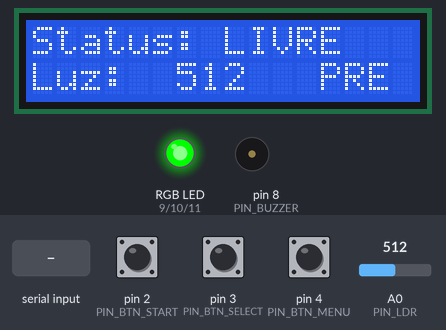
Simulated run of this sketch. Board: Arduino Uno, built with avr-gcc and run on an emulated ATmega328P. Shown: 16×2 character LCD, an RGB LED mixed from three pins (HIGH = lit), buzzer (waves = sounding). Dashed ring = blinking. The test bench sets the inputs (shaded band); at power-on: pin 3 (PIN_BTN_SELECT) HIGH, pin 4 (PIN_BTN_MENU) HIGH, pin 2 (PIN_BTN_START) HIGH, A0 (PIN_LDR) = 512. What the sketch prints to the serial monitor is not drawn.

Above: at 3.3 s.
3.4 s: pin 3 (PIN_BTN_SELECT) pulled LOW for 0.15 s
At 4.0 s:
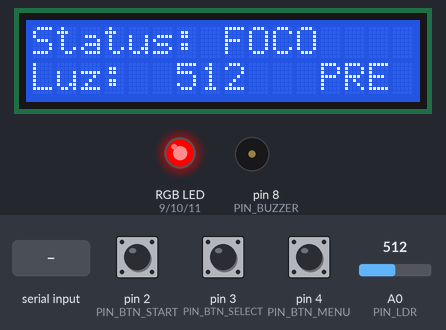
5.2 s: pin 4 (PIN_BTN_MENU) pulled LOW for 0.15 s
At 6.0 s:
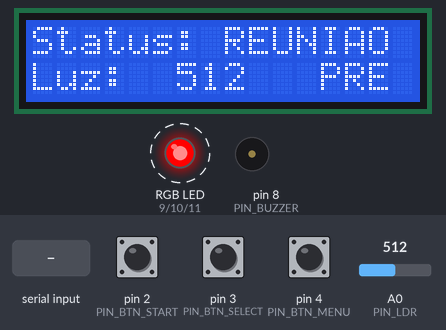
7.7 s: "CMD:OCUPADO\n" received over Serial
At 9.0 s:
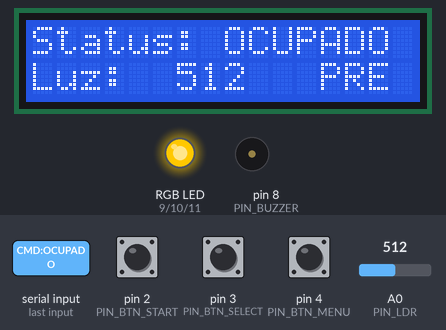
9.3 s: pin 2 (PIN_BTN_START) pulled LOW for 1 s
At 9.46 s:
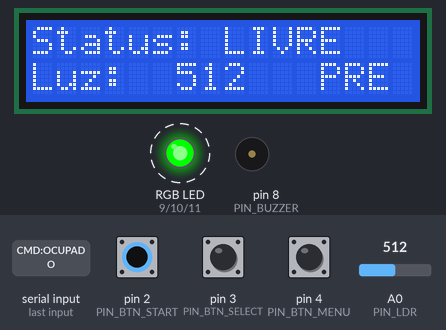
11.8 s: "CMD:REUNIAO\n" received over Serial
At 12.7 s:
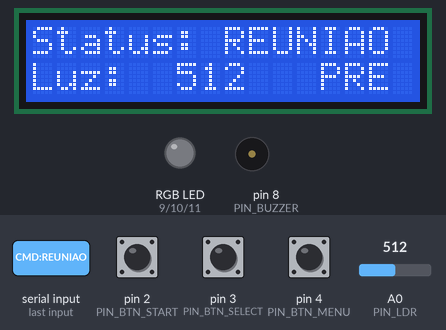
13.3 s: pin 3 (PIN_BTN_SELECT) pulled LOW for 1 s
At 13.37 s:
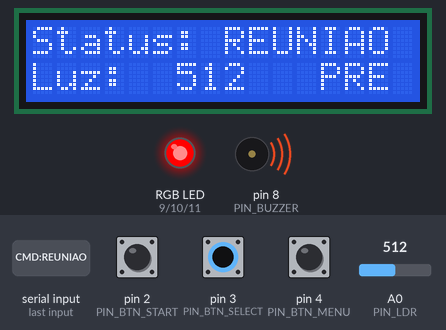
Timing chart, 0 to 16.3 s (numbered marks = the images above; inputs shaded):
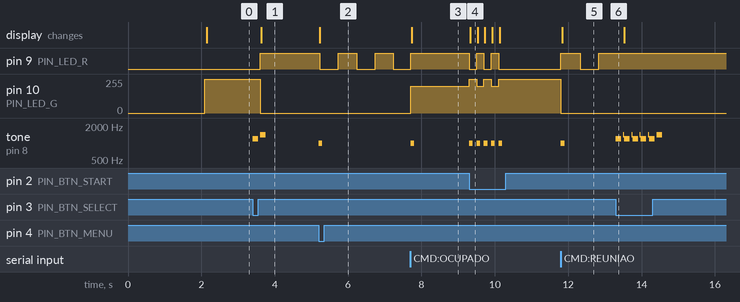

Measured:
- after the input at 3.4 s, pin 9 (PIN_LED_R): LOW → HIGH after 0.20 s; pin 10 (PIN_LED_G): 255/255 → 0/255 after 0.20 s; tone on pin 8 (PIN_BUZZER): silent → 1200 Hz at once, → silent 0.15 s later, → 1400 Hz 0.05 s later, → silent 0.15 s later; the display: changes after 0.23 s (image 1)
- after the input at 5.2 s, pin 9 (PIN_LED_R): alternates HIGH for 0.50 s and LOW for 0.50 s, starting at once; tone on pin 8 (PIN_BUZZER): silent → 1000 Hz at once, → silent 0.10 s later; the display: changes at once (image 2)
- after the input at 7.7 s, pin 9 (PIN_LED_R): goes on until 7.7 s, then stays HIGH; pin 10 (PIN_LED_G): 0/255 → 200/255 at once; tone on pin 8 (PIN_BUZZER): silent → 1000 Hz at once, → silent 0.10 s later; the display: changes at once (image 3)
- after the input at 9.3 s, pin 9 (PIN_LED_R): alternates HIGH for 0.20 s and LOW for 0.20 s, 5 changes in all, then stays LOW, starting at once; pin 10 (PIN_LED_G): alternates 255/255 for 0.20 s and 200/255 for 0.20 s, 5 changes in all, then stays 255/255, starting at once
- after the input at 11.8 s, pin 9 (PIN_LED_R): LOW → HIGH at once, → LOW 0.53 s later, → HIGH 0.50 s later; pin 10 (PIN_LED_G): 255/255 → 0/255 at once; tone on pin 8 (PIN_BUZZER): silent → 1000 Hz at once, → silent 0.10 s later; the display: changes at once (image 5)
- after the input at 13.3 s, pin 9 (PIN_LED_R): stops changing and stays HIGH; tone on pin 8 (PIN_BUZZER): plays 1200 Hz for 0.15 s, 1400 Hz for 0.03 s, 1200 Hz for 0.15 s, 1400 Hz for 0.03 s, 1200 Hz for 0.15 s, 1400 Hz for 0.03 s … (10 notes in this stretch), starting at once

The sketch:

workStatus.ino
```cpp
#include <Wire.h>
#include <LiquidCrystal_I2C.h>

// ========== PINOS ==========
const int PIN_LDR = A0;
const int PIN_LED_R = 9;
const int PIN_LED_G = 10;
const int PIN_LED_B = 11;
const int PIN_BUZZER = 8;
const int PIN_BTN_START = 2;
const int PIN_BTN_SELECT = 3;
const int PIN_BTN_MENU = 4;

// ========== LCD ==========
LiquidCrystal_I2C lcd(0x27, 16, 2); // Ajustar endereço se necessário (pode ser 0x3F)

// ========== ESTADOS ==========
enum Status {
  LIVRE = 0,
  OCUPADO = 1,
  FOCO = 2,
  REUNIAO = 3
};

Status estadoAtual = LIVRE;
const char* nomesEstados[] = {"LIVRE", "OCUPADO", "FOCO", "REUNIAO"};

// ========== VARIÁVEIS ==========
unsigned long ultimoEnvio = 0;
const unsigned long intervaloEnvio = 5000; // Envia status a cada 5s
unsigned long ultimaLeituraLDR = 0;
int valorLDR = 0;
bool estadoMudou = true;

// Debounce dos botões
unsigned long ultimoDebounceStart = 0;
unsigned long ultimoDebounceSelect = 0;
unsigned long ultimoDebounceMenu = 0;
const unsigned long debounceDelay = 200;

// ========== SETUP ==========
void setup() {
  Serial.begin(115200);

  // Configurar pinos
  pinMode(PIN_LED_R, OUTPUT);
  pinMode(PIN_LED_G, OUTPUT);
  pinMode(PIN_LED_B, OUTPUT);
  pinMode(PIN_BUZZER, OUTPUT);
  pinMode(PIN_BTN_START, INPUT_PULLUP);
  pinMode(PIN_BTN_SELECT, INPUT_PULLUP);
  pinMode(PIN_BTN_MENU, INPUT_PULLUP);
  pinMode(PIN_LDR, INPUT);

  // Inicializar LCD
  lcd.init();
  lcd.backlight();
  lcd.clear();
  lcd.setCursor(0, 0);
  lcd.print("WorkStatus Light");
  lcd.setCursor(0, 1);
  lcd.print("Iniciando...");

  delay(2000);
  atualizarLED();
  atualizarLCD();
}

// ========== LOOP ==========
void loop() {
  unsigned long agora = millis();

  // Ler botões com debounce
  if (digitalRead(PIN_BTN_START) == LOW && (agora - ultimoDebounceStart) > debounceDelay) {
    ultimoDebounceStart = agora;
    // Alterna entre LIVRE e OCUPADO
    if (estadoAtual == LIVRE) {
      estadoAtual = OCUPADO;
    } else if (estadoAtual == OCUPADO) {
      estadoAtual = LIVRE;
    } else {
      estadoAtual = LIVRE; // Volta para livre se estava em outro estado
    }
    estadoMudou = true;
    beepSimples();
  }

  if (digitalRead(PIN_BTN_SELECT) == LOW && (agora - ultimoDebounceSelect) > debounceDelay) {
    ultimoDebounceSelect = agora;
    estadoAtual = FOCO;
    estadoMudou = true;
    beepFoco();
  }

  if (digitalRead(PIN_BTN_MENU) == LOW && (agora - ultimoDebounceMenu) > debounceDelay) {
    ultimoDebounceMenu = agora;
    estadoAtual = REUNIAO;
    estadoMudou = true;
    beepSimples();
  }

  // Ler LDR periodicamente
  if (agora - ultimaLeituraLDR > 1000) {
    valorLDR = analogRead(PIN_LDR);
    ultimaLeituraLDR = agora;
  }

  // Atualizar interface se mudou
  if (estadoMudou) {
    atualizarLED();
    atualizarLCD();
    enviarStatus();
    estadoMudou = false;
    ultimoEnvio = agora;
  }


  if (agora - ultimoEnvio > intervaloEnvio) {
    enviarStatus();
    ultimoEnvio = agora;
  }

  // Piscar LED se em reunião
  if (estadoAtual == REUNIAO) {
    piscarVermelho();
  }

  // Receber comandos do Python via Serial (opcional)
  if (Serial.available() > 0) {
    String comando = Serial.readStringUntil('\n');
    comando.trim();
    processarComando(comando);
  }
}

// ========== FUNÇÕES ==========
void atualizarLED() {
  switch (estadoAtual) {
    case LIVRE:
      setRGB(0, 255, 0);
      break;
    case OCUPADO:
      setRGB(255, 200, 0);
      break;
    case FOCO:
      setRGB(255, 0, 0);
      break;
    case REUNIAO:
      setRGB(255, 0, 0);
      break;
  }
}

void setRGB(int r, int g, int b) {
  analogWrite(PIN_LED_R, r);
  analogWrite(PIN_LED_G, g);
  analogWrite(PIN_LED_B, b);
}

void atualizarLCD() {
  lcd.clear();
  lcd.setCursor(0, 0);
  lcd.print("Status:");
  lcd.setCursor(8, 0);
  lcd.print(nomesEstados[estadoAtual]);

  lcd.setCursor(0, 1);
  lcd.print("Luz:");
  lcd.setCursor(6, 1);
  lcd.print(valorLDR);

  // Indicador de presença baseado em LDR
  lcd.setCursor(12, 1);
  if (valorLDR < 100) {
    lcd.print("AUS"); // Ausente (muito escuro)
  } else {
    lcd.print("PRE"); // Presente
  }
}

void enviarStatus() {
  // Formato: ID=01;STATE=LIVRE;LDR=523;TS=123456
  Serial.print("ID=01;");
  Serial.print("STATE=");
  Serial.print(nomesEstados[estadoAtual]);
  Serial.print(";LDR=");
  Serial.print(valorLDR);
  Serial.print(";TS=");
  Serial.println(millis());
}

void beepSimples() {
  tone(PIN_BUZZER, 1000, 100);
}

void beepFoco() {
  tone(PIN_BUZZER, 1200, 150);
  delay(200);
  tone(PIN_BUZZER, 1400, 150);
}

void piscarVermelho() {
  static unsigned long ultimoPisca = 0;
  static bool ligado = true;

  if (millis() - ultimoPisca > 500) {
    ligado = !ligado;
    if (ligado) {
      setRGB(255, 0, 0);
    } else {
      setRGB(0, 0, 0);
    }
    ultimoPisca = millis();
  }
}

void processarComando(String cmd) {
  // Comandos remotos via MQTT → Python → Serial
  if (cmd == "CMD:LIVRE") {
    estadoAtual = LIVRE;
    estadoMudou = true;
    beepSimples();
  } else if (cmd == "CMD:OCUPADO") {
    estadoAtual = OCUPADO;
    estadoMudou = true;
    beepSimples();
  } else if (cmd == "CMD:FOCO") {
    estadoAtual = FOCO;
    estadoMudou = true;
    beepFoco();
  } else if (cmd == "CMD:REUNIAO") {
    estadoAtual = REUNIAO;
    estadoMudou = true;
    beepSimples();
  }
}
```
